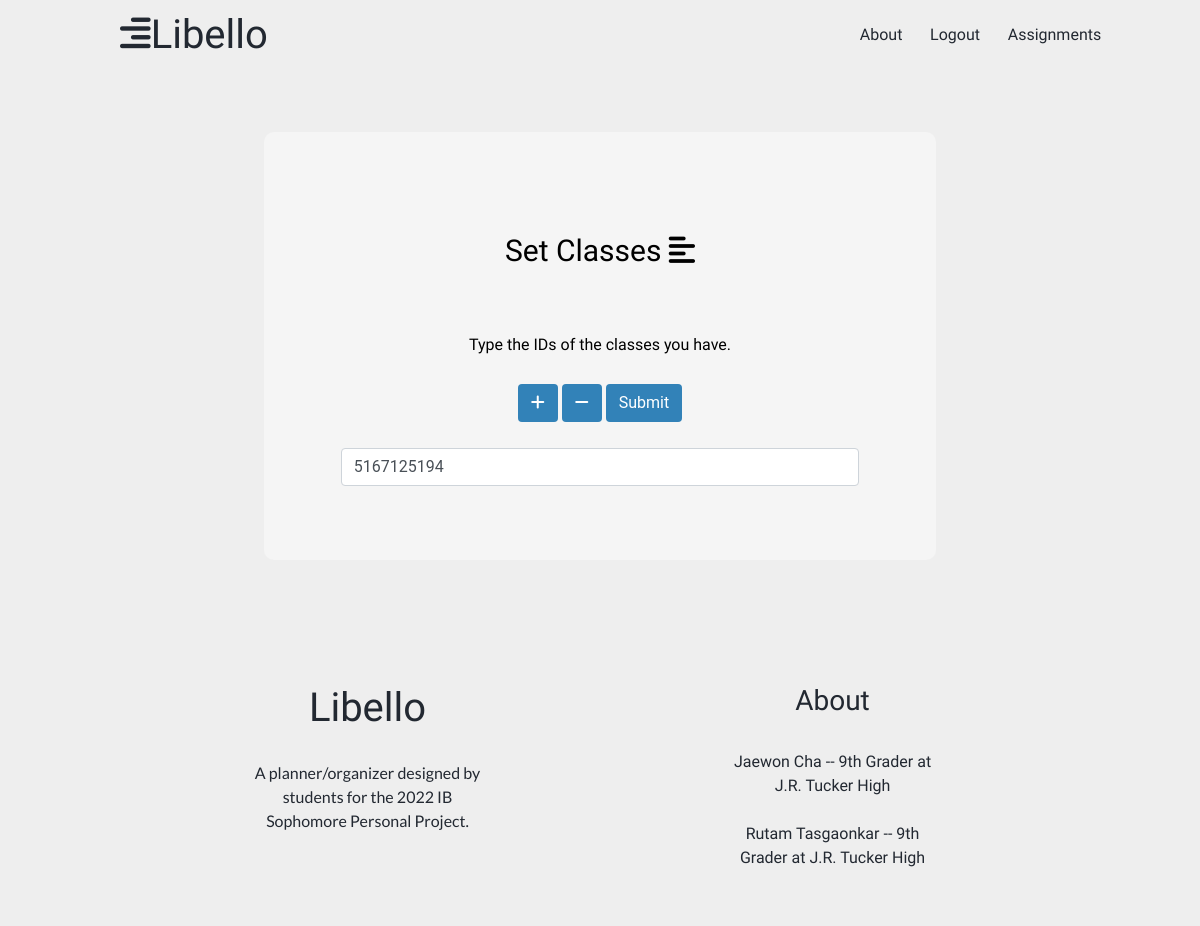
The app's page /setup (signed in), older data.
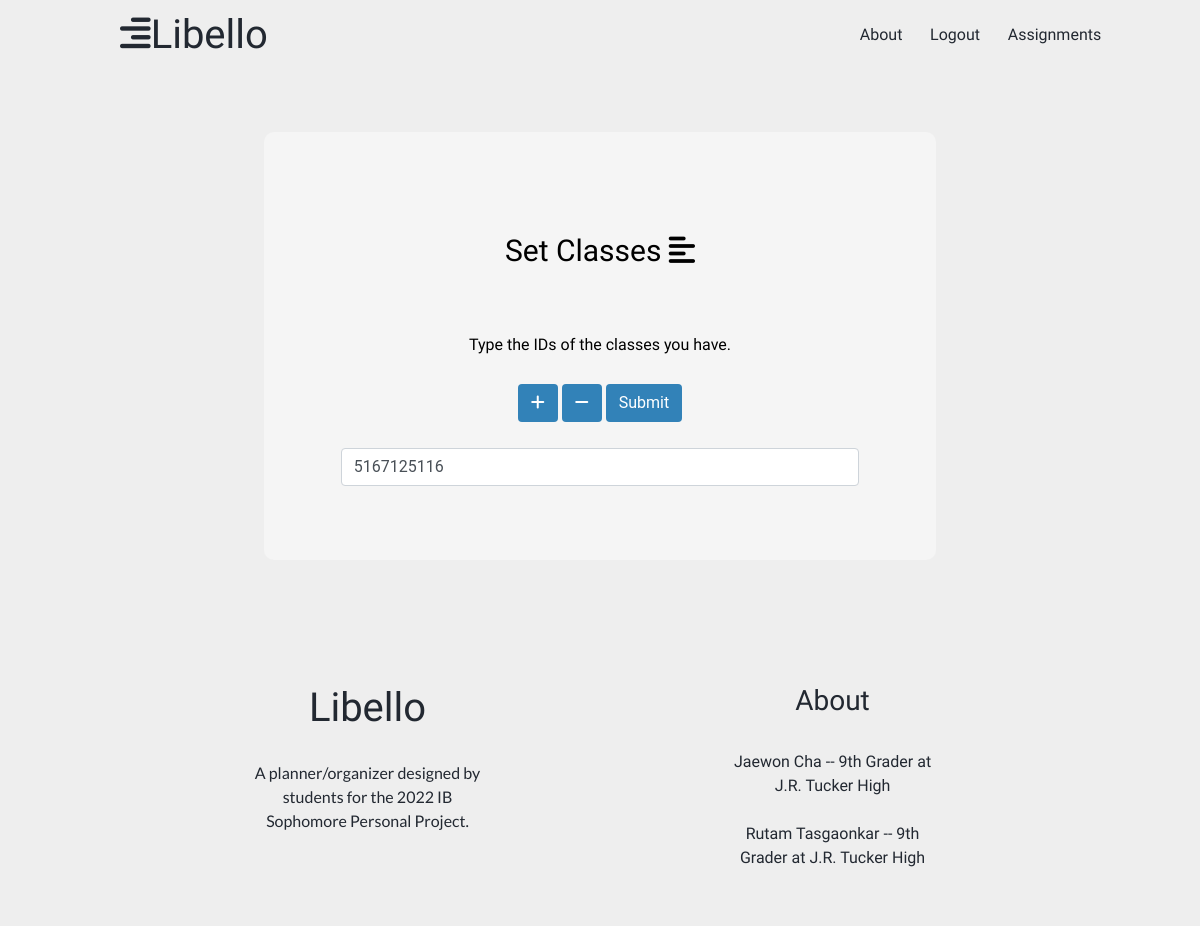
The same page, newer data.
### server.py (models this page shows)
class User(UserMixin, db.Model):
    id = db.Column(db.Integer, primary_key=True)
    email = db.Column(db.String(100), unique=True)
    password = db.Column(db.String(100))
    name = db.Column(db.String(1000))
    key = db.Column(db.String(41))
    secret = db.Column(db.String(32))
    classes = db.Column(db.String(1000))

### server.py (the view, shortened to what this page needs)
@app.route('/setup', methods=["GET", "POST"])
def setup():
    if current_user.classes is None:
        return render_template("setup.html", classes="NONE")
    else:
        return render_template("setup.html", classes=current_user.classes.split(","))

### server.py (called while the page is built)
@login_manager.user_loader
def load_user(user_id):
    return User.query.get(int(user_id))

### templates/setup.html (shortened to what this page needs)
{% extends "head.html" %}
{% block content %}
<main class="content">
    <div class="container-fluid input-window__container">
        <section class="input-window--login">
            <div class="input-window justify-content-center">
                <div class="header-text header-text--primary p-5 text-center">
                    Set Classes <i class="fa-solid fa-align-left"></i>
                </div>
                <p class="header-text">Type the IDs of the classes you have.</p>
                {% if classes == "NONE" %}
                <form method="post" id="setup">
                    <button class="btn add-class-button" onclick="addParameter()"><i class="fa-solid fa-plus"></i>
                    </button>
                    <button class="btn add-class-button" onclick="removeParameter()"><i class="fa-solid fa-minus"></i>
                    </button>
                    <button type="submit" class="btn add-class-button">Submit</button>
                    <input type='number' name='classes' placeholder='Class 1' id='class__id--1' class='form-control'/>
                </form>
                {% else %}
                <form action="{{ url_for('setup') }}" method="post" id="setup">
                    <button class="btn add-class-button" onclick="addParameter()"><i class="fa-solid fa-plus"></i>
                    </button>
                    <button class="btn add-class-button" onclick="removeParameter()"><i class="fa-solid fa-minus"></i>
                    </button>
                    <button type="submit" action="{{ url_for('setup') }}" class="btn add-class-button">Submit</button>
                    {% for class in classes %}
                    <input type='number' name='classes' placeholder='Class 1' required="required" value={{class}}
                           id='class__id--1'
                           class='form-control'/>
                    {% endfor %}
                </form>
                {% endif %}
            </div>
    </div>
</main>
{% endblock %}

### templates/head.html (shortened to what this page needs)
<!DOCTYPE html>
<html lang="en" dir="ltr">
<head>
    <link rel="stylesheet" href="https://cdn.jsdelivr.net/npm/bootstrap@4.5.3/dist/css/bootstrap.min.css">
    <link rel="stylesheet" href="{{ url_for('static', filename='css/main.css')}}">
    <link rel="stylesheet" href="{{ url_for('static', filename='css/login-register.css')}}">
</head>
<div class="container-fluid navbar__container">
    <nav class="navbar navbar-expand-md fixed-top">
        <a class="navbar-brand navbar__logo" href="{{ url_for('home') }}"><i class="fa-solid fa-align-right fa-sm"></i>Libello</a>
        <div class="collapse navbar-collapse justify-content-end" id="toggleMobileMenu">
            <ul class="navbar-nav">
                <li class="nav-item">
                    <a class="nav-link navbar__link navbar__link--about" href="{{ url_for('about') }}">About</a>
                    </li>
                          {% if  current_user.is_authenticated: %}
                            <li class="nav-item">
                    <a class="nav-link navbar__link navbar__link--register" href="{{ url_for('logout') }}" role="button">Logout</a>
                    </li>
                <li class="nav-item">
                    <a class="nav-link navbar__link navbar__link--register" href="{{ url_for('work') }}" role="button">Assignments</a>
                    </li>
                         {% endif %}
                </ul>
            </div>
    </nav>
    </div>
<body>
{% block content %}
       {% endblock %}
<footer class="footer container-fluid">
<section id="footer">
    <div class="container footer__container text-center text-md-start mt-5">
        <div class=" footer__row row mt-3">
            <div class="footer__column footer__column--company col-md-3 col-lg-4 col-xl-3 mx-auto mb-4">
                <h1 class="footer__company-name mb-4 header-text">
                Libello
                </h1>
                <p class="body-text">
                    A planner/organizer designed by students for the 2022 IB Sophomore Personal Project.
                </p>
            </div>
            <div class="footer__column footer__column--about col-md-4 col-lg-3 col-xl-3 mx-auto mb-md-0 mb-4">
                <h3 class="footer__about mb-4 header-text">
                About
                <p class="header-text">Jaewon Cha -- 9th Grader at J.R. Tucker High</p>
                <p class="header-text">Rutam Tasgaonkar -- 9th Grader at J.R. Tucker High</p>
            </div>
            </div>
        </div>
</section>
</footer>
</body>
</html>

### static/css/main.css (style rules this page uses)
body { padding: 0; margin: 0; font-family: Arial, Helvetica, sans-serif; }
.container-fluid { padding: 3% 10%; background-color: #EEEEEE; color: #222831; }
.col-lg-4, .col-lg-6, .col-lg-8, .col-sm-12 { padding: 0; }
.row { margin: 0; }
.header-text { font-weight: 400; font-family: 'Josefin Sans', sans-serif; padding: 2% 0%; }
.header-text--primary { font-size: 7vw; }
@media (min-width: 991px) { .header-text--primary { font-size: 2.5vw; } }
.body-text { font-family: 'Lato', sans-serif; }
.navbar { padding: 0 10%; background-color: #EEEEEE; }
.navbar__logo, .navbar__logo:hover { font-family: 'Josefin Sans', sans-serif, Arial; font-size: 2.5rem; text-decoration: none; color: #222831; }
.nav-link, .nav-link:hover { font-family: 'Josefin Sans', sans-serif, Arial; font-size: 1rem; text-decoration: none; color: #222831; }
.nav-item { margin: 2.5%; }

### static/css/login-register.css (style rules this page uses)
.input-window__container { padding-top: 5%; }
.input-window { font-family: 'Roboto', sans-serif; margin: 0 30%; padding: 5%; border-radius: 10px; background: #f5f5f5; border-color: #a9a9a9; color: black; border-width: 5px; text-align: center; }
@media (max-width: 1200px) { .input-window { margin: 0 15%; } }
form { padding: 0 5%; }
.add-class-button { background-color: #3282B8; color: white; }
.form-control { margin: 5% 0; }

Row changes from the older to the newer data that the page shows:
changed User: classes "5167125194" → "5167125116"
